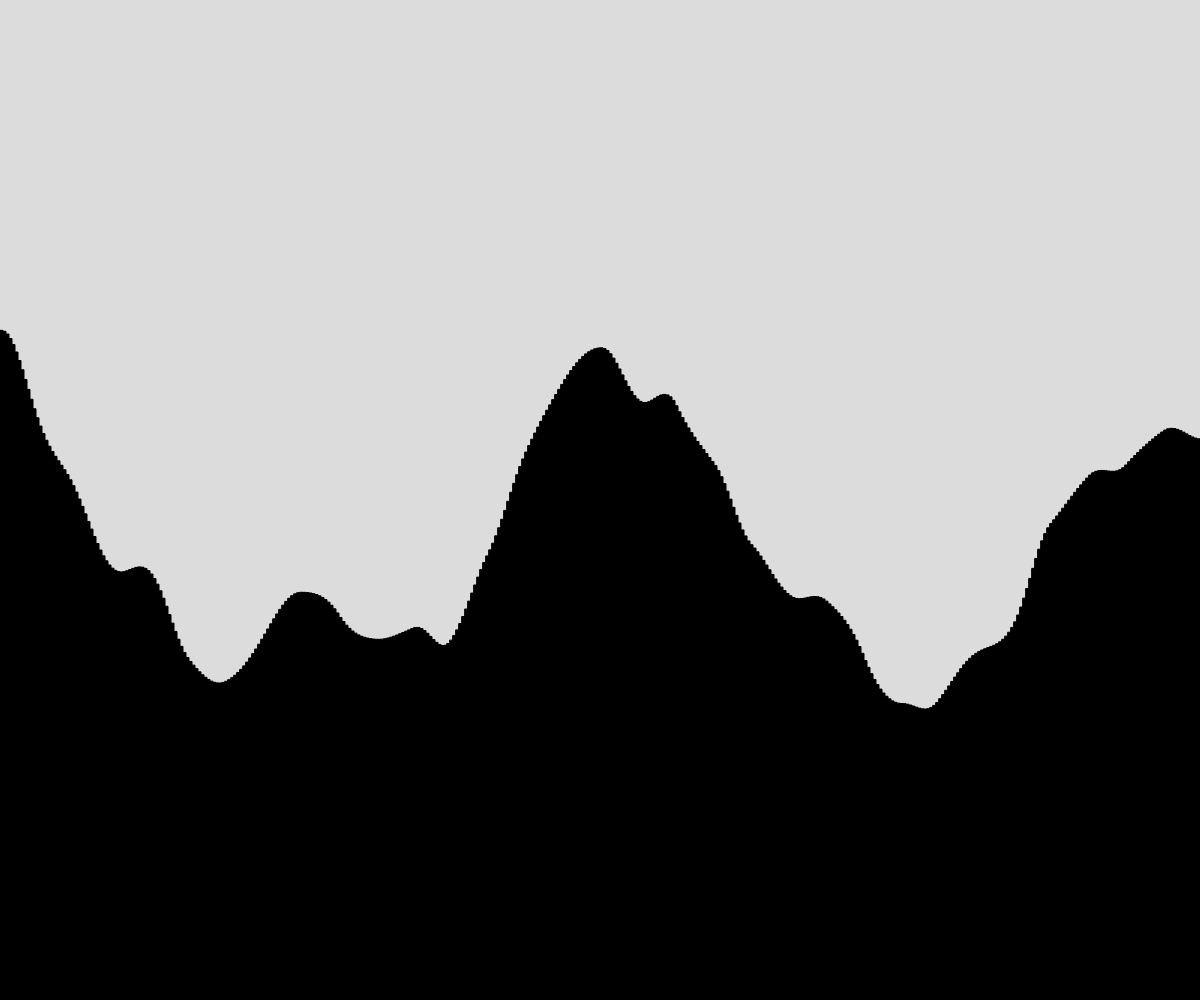
Frame 1 (no input)
Frame 60 (no input): identical to frame 1, image omitted
Frame 120 (the mouse pressed at the canvas centre since frame 60): identical to frame 1, image omitted

The p5.js sketch that drew this single still picture (run headless with seeded random() and noise() and a simulated clock; from frame 60 on, the mouse is pressed at the canvas centre):

// p5.js sketch
// ── sketch.js
// Project Title
// Your Name
// Date
//
// Extra for Experts:
// - describe what you did to take this project "above and beyond"

let numberOfRects;
let rectWidth;
let time = 0;
let rects = [];

function setup() {
  createCanvas(windowWidth, windowHeight);
  numberOfRects = width/3;
  rectWidth = width / numberOfRects;
  generateRectangles();
}

function draw() {
  background(220);
  fill(0);
  displayRects();
}

function generateRectangles() {
  for (let i = 0; i < numberOfRects; i++) {
    let rectHeight = noise(time) * height;
    let someRect = {
      x: i * rectWidth,
      y: height - rectHeight,
      w: rectWidth,
      h: rectHeight
    };

    rects.push(someRect);
    time += 0.01;
  }
}

function displayRects() {
  for (let i = 0; i < rects.length; i++) {
    rect(rects[i].x,rects[i].y,rects[i].w,rects[i].h);
  }
}
